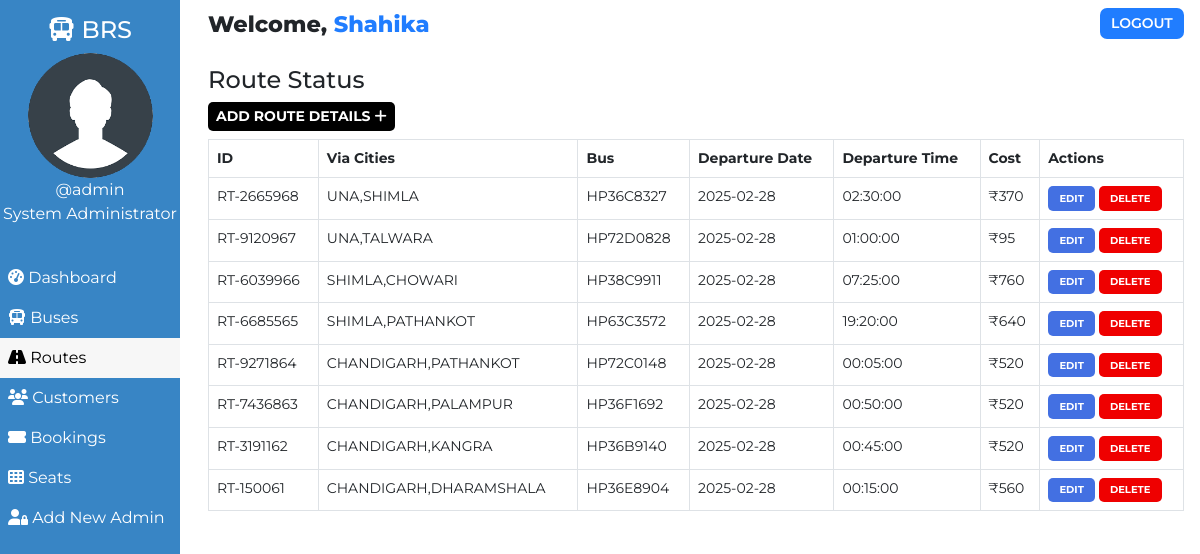
/route.php (signed in), run on the app's committed database.
### tables this page shows
CREATE TABLE `users` (
  `user_id` int(11) NOT NULL,
  `user_fullname` varchar(100) NOT NULL,
  `user_name` varchar(30) NOT NULL,
  `user_password` varchar(255) NOT NULL,
  `user_created` datetime NOT NULL DEFAULT current_timestamp()
);

CREATE TABLE `routes` (
  `id` int(100) NOT NULL,
  `route_id` varchar(255) NOT NULL,
  `bus_no` varchar(155) NOT NULL,
  `route_cities` varchar(255) NOT NULL,
  `route_dep_date` date NOT NULL,
  `route_dep_time` time NOT NULL,
  `route_step_cost` int(100) NOT NULL,
  `route_created` datetime NOT NULL DEFAULT current_timestamp()
);

### route.php (the view, shortened to what this page needs)
<!DOCTYPE html>
<html lang="en">
<head>
    <link href="https://cdn.jsdelivr.net/npm/bootstrap@5.0.1/dist/css/bootstrap.min.css" rel="stylesheet">
    <?php
        $page="route";
    ?>
</head>
<body>
    <?php require '../assets/partials/_admin-header.php';?>
        <?php
            $resultSql = "SELECT * FROM `routes` ORDER BY route_created DESC";
            $resultSqlResult = mysqli_query($conn, $resultSql);
            if(!mysqli_num_rows($resultSqlResult)){ ?>
                <div class="container mt-4">
                    <div id="noRoutes" class="alert alert-dark " role="alert">
                        <h1 class="alert-heading">No Routes Found!!</h1>
                        <p class="fw-light">Be the first person to add one!</p>
                        <hr>
                        <div id="addRouteAlert" class="alert alert-success" role="alert">
                                Click on <button id="add-button" class="button btn-sm"type="button"data-bs-toggle="modal" data-bs-target="#addModal">ADD <i class="fas fa-plus"></i></button> to add a route!
                        </div>
                    </div>
                </div>
            <?php }
            else { ?>
                <section id="route">
                    <div id="head">
                        <h4>Route Status</h4>
                    </div>
                    <div id="route-results">
                        <div>
                            <button id="add-button" class="button btn-sm"type="button"data-bs-toggle="modal" data-bs-target="#addModal">Add Route Details <i class="fas fa-plus"></i></button>
                        </div>
                        <table class="table table-hover table-bordered">
                            <thead>
                                <th>ID</th>
                                <th>Via Cities</th>
                                <th>Bus</th>
                                <th>Departure Date</th>
                                <th>Departure Time</th>
                                <th>Cost</th>
                                <th>Actions</th>
                            </thead>
                            <?php
                                while($row = mysqli_fetch_assoc($resultSqlResult))
                                {
                                    $id = $row["id"];
                                    $route_id = $row["route_id"];
                                    $route_cities = $row["route_cities"];
                                    $route_dep_time = $row["route_dep_time"];
                                    $route_dep_date = $row["route_dep_date"];
                                    $route_step_cost = $row["route_step_cost"];
                                    $bus_no = $row["bus_no"];
                                        ?>
                                    <tr>
                                        <td>
                                            <?php
                                                echo $route_id;
                                            ?>
                                        </td>
                                        <td>
                                            <?php
                                                echo $route_cities;
                                            ?>
                                        </td>
                                        <td>
                                            <?php
                                                echo $bus_no;
                                            ?>
                                        </td>
                                        <td>
                                            <?php
                                                echo $route_dep_date;
                                            ?>
                                        </td>
                                        <td>
                                            <?php
                                                echo $route_dep_time;
                                            ?>
                                        </td>
                                        <td>
                                            <?php
                                                echo '₹'.$route_step_cost;?>
                                        </td>
                                        <td>
                                            <button class="button edit-button " data-link="<?php echo $_SERVER['REQUEST_URI']; ?>" data-id="<?php
                                                echo $id;?>" data-cities="<?php
                                                echo $route_cities;?>" data-cost="<?php
                                                echo $route_step_cost;?>" data-date="<?php
                                                echo $route_dep_date;
                                            ?>" data-time="<?php
                                            echo $route_dep_time;
                                            ?>" data-busno="<?php
                                            echo $bus_no;
                                            ?>"
                                            >Edit</button>
                                            <button class="button delete-button" data-bs-toggle="modal" data-bs-target="#deleteModal" data-id="<?php
                                                echo $id;?>">Delete</button>
                                        </td>
                                    </tr>
                                <?php
                                }
                            ?>
                        </table>
                    </div>
                    </section>
                <?php  }
            ?>
            </div>
    </main>
</body>
</html>

### _admin-header.php (shortened to what this page needs)
<?php
    $conn = db_connect();
    $user_id = $_SESSION['user_id'];
    $sql = "SELECT * FROM users WHERE user_id = $user_id";
    $result = mysqli_query($conn, $sql);
    if($row = mysqli_fetch_assoc($result))
    {
        $user_fullname = $row["user_fullname"];
        $user_name = $row["user_name"];
    }
?>
    <main id="container">
        <div id="sidebar">
            <h4><i class="fas fa-bus"></i> BRS</h4>
            <div>
                <img class="adminDp" src="../assets/img/userav-min.png" height="125px" alt="Admin Profile Pic">
                <p>
                    <?php  echo '@'.$user_name;  ?>
                </p>
                <p>System Administrator</p>
            </div>
            <ul id="options">
                <li class="option <?php if($page=='dashboard'){ echo 'active';}?>">
                    <a href="./dashboard.php">
                    <i class="fas fa-tachometer-alt"></i> Dashboard
                    </a>
                </li>
                <li class="option <?php if($page=='bus'){ echo 'active';}?>">
                    <a href="./bus.php">
                    <i class="fas fa-bus"></i> Buses
                    </a>
                </li>
                <li class="option <?php if($page=='route'){ echo 'active';}?>">
                    <a href="./route.php">
                    <i class="fas fa-road"></i> Routes
                    </a>
                </li>
                <li class="option <?php if($page=='customer'){ echo 'active';}?>">
                    <a href="./customer.php">
                    <i class="fas fa-users"></i> Customers
                    </a>
                </li>
                <li class="option <?php if($page=='booking'){ echo 'active';}?>">
                    <a href="./booking.php">
                    <i class="fas fa-ticket-alt"></i> Bookings
                    </a>
                </li>
                <li class="option <?php if($page=='seat'){ echo 'active';}?>">
                    <a href="./seat.php">
                    <i class="fas fa-th"></i> Seats
                    </a>
                </li>
                <li class="option <?php if($page=='signup'){ echo 'active';}?>">
                    <a href="./signup.php">
                    <i class="fas fa-user-lock"></i> Add New Admin
                    </a>
                </li>
            </ul>
        </div>
        <div id="main-content">
            <section id="welcome">
                <ul>
                    <li class="welcome-item">Welcome,
                        <span id="USER">
                            <?php
                                echo $user_fullname;
                            ?>
                        </span>
                    </li>
                    <li class="welcome-item">
                        <button id="logout" class="btn-sm">
                            <a href="../assets/partials/_logout.php">LOGOUT</a>
                        </button>
                    </li>
                </ul>
            </section>

### admin.php (style rules this page uses)
body { margin: 0; box-sizing: border-box; font-family: 'Montserrat', sans-serif; background-color: white; }
html { scroll-behavior: smooth; }
*, *::after, *::before { box-sizing: inherit; }
#USER { color: #207DFF; }
.adminDp { border-radius: 50%; }
#welcome { background-color: white; }
#welcome ul { display: flex; justify-content: space-between; list-style-type: none; padding: 0; margin: 0; }
#welcome li { margin: 0 1rem; padding: 0.5rem 0; }
#welcome li:first-child { font-weight: 800; font-size: 1.4rem; }
#logout { padding: 0.3rem 0.7rem; background-color: #207DFF; font-weight: 600; outline: none; border: none; border-radius: 7px; }
#logout a { color: white; text-decoration: none; }
@media only screen and (min-width:1000px) { #sidebar { text-align: center; background-color: #3885c5; color: white; width: 15%; position: fixed; top: 0%; padding-top: 1rem; z-index: 2; height: 100vh; } }
@media only screen and (min-width:1000px) { #sidebar p { margin: 0; } }
@media only screen and (min-width:1000px) { #sidebar ul { margin-top: 2rem; } }
@media only screen and (min-width:1000px) { #options { list-style-type: none; text-align: left; padding-left: 0; } }
@media only screen and (min-width:1000px) { .option a { display: block; padding: 0.5rem; text-decoration: none; color: inherit; } }
@media only screen and (min-width:1000px) { .active { background-color:#f7f7f7; color:black; } }
@media only screen and (min-width:1000px) { #main-content { margin-left: 16%; } }

### admin-options.php (style rules this page uses)
* { font-family: Montserrat; }
#booking #head, #customer #head, #route #head, #seat #head, #bus #head { padding-top: 1rem; }
#booking, #customer, #route, #bus, #seat { padding: 0 1rem; }
#booking-results > div, #customer-results > div, #route-results > div, #bus-results > div { margin-bottom: 0.5rem; }
#booking-results button, #customer-results button, #route button, #bus-results button { border-radius: 5px; }
.button { border: none; font-weight: bold; text-transform: uppercase; }
#add-button { background-color: black; color: white; }
#route table { width: 100%; }
table { font-size: 14px; }
#bus .edit-button, #bus .delete-button, #route .edit-button, #route .delete-button, #customer .edit-button, #customer .delete-button { padding: 0.3rem 0.7rem; }
table th,td { padding-left: 0.3rem; }
table button { color: white; }
.edit-button { background-color: #4370E2; }
.delete-button { background-color: #EF0000; }
.edit-button, .delete-button { font-size: 10px }

### data on the page
users: user_name "admin", user_fullname "Shahika"
routes: route "RT-2665968", route_cities "UNA,SHIMLA", bus_no "HP36C8327", route_dep_date "2025-02-28", route_dep_time "02:30:00", route_step_cost "370"
routes: route "RT-9120967", route_cities "UNA,TALWARA", bus_no "HP72D0828", route_dep_date "2025-02-28", route_dep_time "01:00:00", route_step_cost "95"
routes: route "RT-6039966", route_cities "SHIMLA,CHOWARI", bus_no "HP38C9911", route_dep_date "2025-02-28", route_dep_time "07:25:00", route_step_cost "760"
routes: route "RT-6685565", route_cities "SHIMLA,PATHANKOT", bus_no "HP63C3572", route_dep_date "2025-02-28", route_dep_time "19:20:00", route_step_cost "640"
routes: route "RT-9271864", route_cities "CHANDIGARH,PATHANKOT", bus_no "HP72C0148", route_dep_date "2025-02-28", route_dep_time "00:05:00", route_step_cost "520"
routes: route "RT-7436863", route_cities "CHANDIGARH,PALAMPUR", bus_no "HP36F1692", route_dep_date "2025-02-28", route_dep_time "00:50:00", route_step_cost "520"
routes: route "RT-3191162", route_cities "CHANDIGARH,KANGRA", bus_no "HP36B9140", route_dep_date "2025-02-28", route_dep_time "00:45:00", route_step_cost "520"
routes: route "RT-150061", route_cities "CHANDIGARH,DHARAMSHALA", bus_no "HP36E8904", route_dep_date "2025-02-28", route_dep_time "00:15:00", route_step_cost "560"
